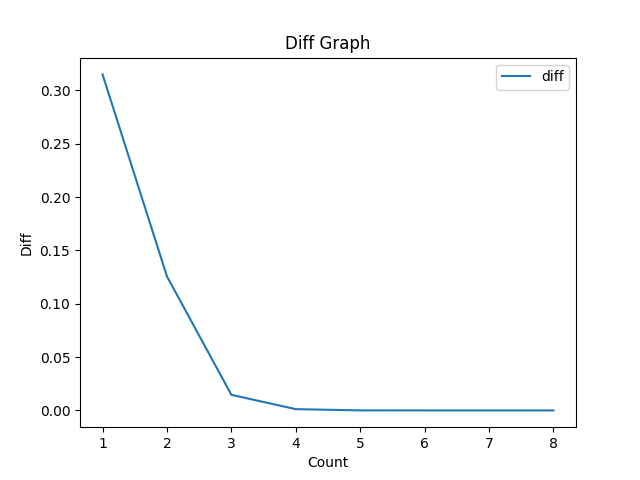

Here is the Python script that generated this plot:
import math
import numpy as np
from matplotlib import pyplot as plt

def main():
    x_p = 0
    x = float(input("Input initial value:"))
    x_list = []
    y_list = []
    c = 0
    diff = 1
    fig = plt.figure()
    while diff != 0:
        x_n = x-(x-x_p)*(math.cos(x)-x**2)/(math.cos(x)-x**2-math.cos(x_p)+x_p**2)
        diff = abs(x_n-x)
        x_p = x
        x = x_n
        c += 1
        x_list += [c]
        y_list += [diff]
        print("{0}:{1}".format(c,diff))
    print("Number of trials:{}".format(c))
    print("Limiting value:{}".format(x_n))
    x_list = np.array(x_list)
    y_list = np.array(y_list)
    plt.plot(x_list, y_list, label='diff')
    plt.title('Diff Graph')
    plt.xlabel('Count')
    plt.ylabel('Diff')
    plt.legend()
    plt.show()
    fig.savefig("2.png")

if __name__ == "__main__":
    main()
